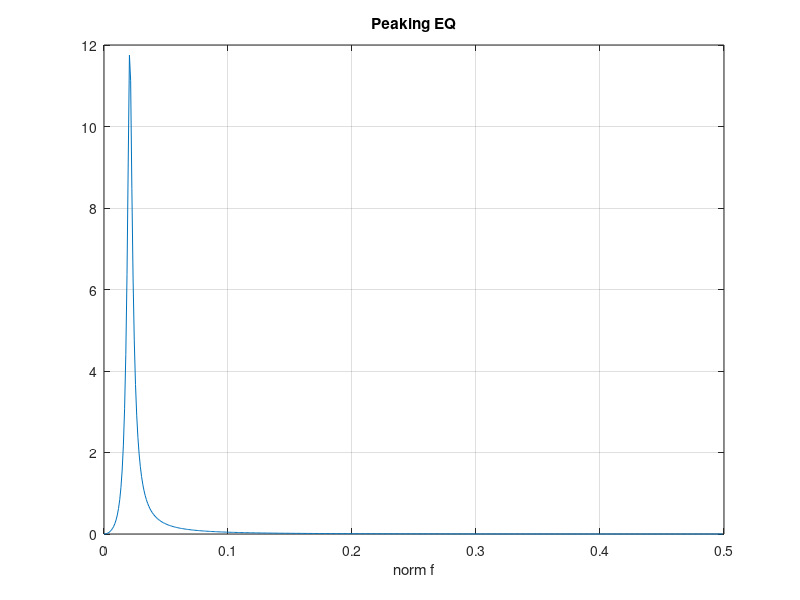
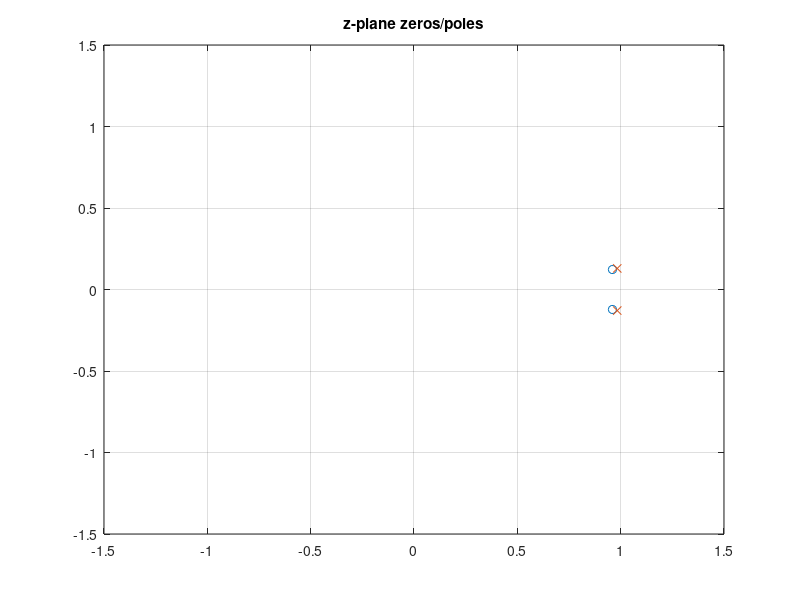

MATLAB code to generate these figures, in order:
% Биквад-эквалайзер
% f₀, Q, gain — нули/полюса на z-плоскости

f0 = 1000; Q = 4; gainDB = 12; fs3 = 48000;
A = 10^(gainDB/40);
w0 = 2*pi*f0/fs3; al = sin(w0)/(2*Q);
b = [1+al*A, -2*cos(w0), 1-al*A]/(1+al/A);
a = [1, -2*cos(w0)/(1+al/A), (1-al/A)/(1+al/A)];
[H, wf] = freqz(b, a, 512);
figure;
plot(wf/(2*pi), 20*log10(abs(H)));
title('Peaking EQ'); xlabel('norm f'); grid on;
zr = roots(b); pr = roots(a);
figure;
plot(real(zr), imag(zr), 'o', real(pr), imag(pr), 'x');
title('z-plane zeros/poles'); axis([-1.5 1.5 -1.5 1.5]); grid on;

%{
@play
{
 "title": "Biquad equalizer",
 "groups": [
  {
   "name": "EQ",
   "controls": [
    {
     "var": "f0",
     "label": "f₀ Hz",
     "min": 200,
     "max": 8000,
     "step": 200,
     "default": 1000
    },
    {
     "var": "Q",
     "label": "Q",
     "min": 0.5,
     "max": 10,
     "step": 0.5,
     "default": 4
    },
    {
     "var": "gainDB",
     "label": "Gain dB",
     "min": -12,
     "max": 18,
     "step": 3,
     "default": 12
    }
   ]
  }
 ]
}
%}
